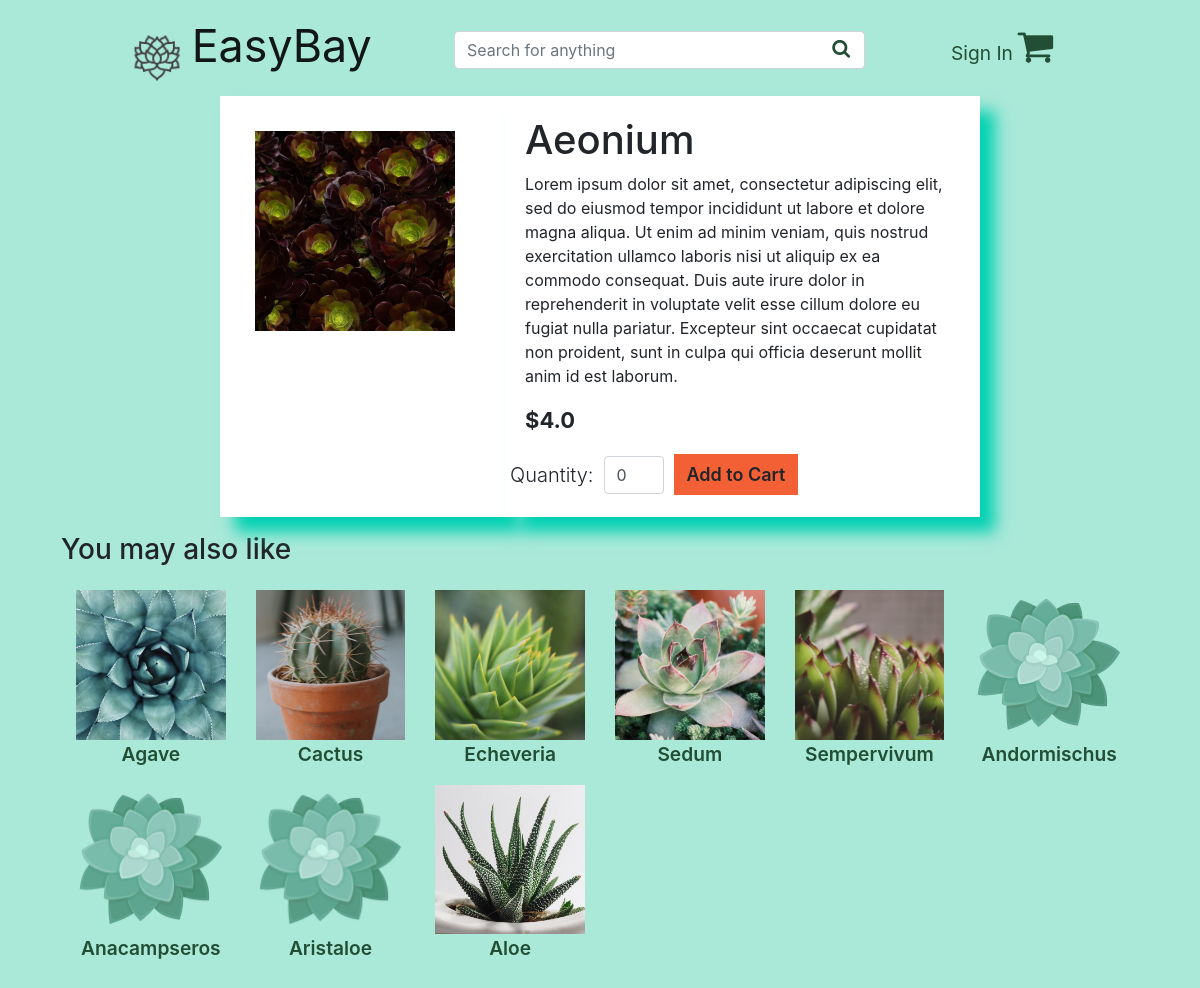
/succulents/1/, run on the app's committed database.
### plant/models.py (models this page shows)
class Plant(models.Model):
    name = models.CharField(max_length=45)
    description = models.TextField()
    price = models.FloatField()
    quantity = models.IntegerField()
    picture = models.FileField(upload_to="plants_images", default='plants_images/default_succulent.png')
    created_at = models.DateTimeField(auto_now_add=True)
    updated_at = models.DateTimeField(auto_now=True)
    objects = PlantManager()

### plant/views.py (the view)
# urls.py: path('<int:plant_id>/', views.view_plant),
def view_plant(request, plant_id):
    if "userid" in request.session.keys():
        context = {
            "plant": Plant.objects.get(id=plant_id),
            "all_succulents": Plant.objects.exclude(id=plant_id),
            "user": User.objects.get(id=request.session["userid"]),
        }
    else:
        context = {
            "plant": Plant.objects.get(id=plant_id),
            "all_succulents": Plant.objects.exclude(id=plant_id),
        }
    return render(request, "plant_page.html", context)

### plant/templates/plant_page.html (shortened to what this page needs)
<!DOCTYPE html>
<html lang="en">
	<head>
		<link
			rel="stylesheet"
			href="https://cdnjs.cloudflare.com/ajax/libs/font-awesome/4.7.0/css/font-awesome.min.css"
		/>
		<link
			rel="stylesheet"
			href="https://cdn.jsdelivr.net/npm/bootstrap@4.6.0/dist/css/bootstrap.min.css"
		/>
		<link
			rel="stylesheet"
			href="https://ajax.googleapis.com/ajax/libs/jqueryui/1.12.1/themes/base/jquery-ui.css"
		/>
		<link rel="stylesheet" href="styles.css" />
		{% load static %}
		<link rel="stylesheet" href="{% static 'all_styles/styles.css' %}" />
	</head>
	<body class="color_body">
		<div class="container">
			<div class="text-center">{% include 'partials/nav.html' %}</div>
			<div class="row">
				<div class="plant_card_picture col col-md-3 offset-md-2"><img class="plant_page_picture" src="{{plant.picture.url}}" alt="{{plant.name}}"></div>
				<div class="plant_card_info col col-md-5">
					<h1>{{plant.name}}</h1>
					<p>{{plant.description}}</p>
					<p class="price">${{plant.price}}</p>
					<form method="POST" action="add-item/" class="form-inline">
						<div class="form-group row">
						<label for="quantity" class="col-form-label">Quantity:</label>
					<input id="quantity" class="form-control" type="number" value="0" min="0" name="quantity">
					<button type="submit" class="btn form_button">Add to Cart</button>
				</div>
				</form>
				</div>
			</div>
			{% include 'partials/you_may_also_like.html' %}
		</div>
	</body>
</html>

### plant/templates/partials/you_may_also_like.html
<div class="row m-3"><h3>You may also like</h3></div>
<div class="row m-3">
	{% for succulent in all_succulents %}
					<div class="col-lg-2 col-md-4 col-sm-6 col-xs-6">
						<a href="/succulents/{{succulent.id}}/">
							<img src="{{succulent.picture.url}}" alt="{{succulent.name}}" />
							<p class="succulent_name">{{succulent.name}}</p>
						</a>
					</div>
	{% endfor %}
</div>

### static_files/css/styles.css (style rules this page uses)
* { vertical-align: baseline; font-weight: inherit; font-family: inherit; font-style: inherit; color: inherit; font-size: 100%; border: 0 none; outline: 0; padding: 0; margin: 0; }
img { width: 100%; object-fit: cover; }
.navbar-light .navbar-nav .nav-link, a { color: #214e34; }
form.form-inline { width: 60%; border-radius: 10px; position: relative; }
.form-control { font-size: 0.8rem; }
p.succulent_name { text-align: center; font-size: 1.2rem; font-weight: 600; }
@media only screen and (min-width: 768px) { .form-control { font-size: 1rem; } }
.form-group.row label { font-weight: 300; font-size: 20px; }
form .form_button, p .form_button { font-size: 18px; font-weight: 600; background-color: #f46036; border-color: #f46036; border-radius: 0; }
.color_body { background-color: #aae8d8; }
.plant_page_picture { width: 200px; height: 200px; object-fit: cover; margin: 15px; }
#quantity { margin: 0 10px; width: 60px; }
.plant_card_picture, .plant_card_info { background-color: #fff; box-shadow: 15px 15px 15px #00d1b2; padding:20px; display: inline-block; }
.price { font-size: 22px; font-weight: 700; }

### data on the page
Plant: picture (picture), name "Aeonium", description "Lorem ipsum dolor sit amet, consectetur adipiscing elit, sed do eiusmod tempor incididunt ut labore et dolore magna aliqua. Ut enim ad minim veniam, quis nostrud exercitation ullamco laboris nisi ut aliquip ex ea commodo consequat. Duis aute irure dolor in reprehenderit in voluptate velit esse cillum dolore eu fugiat nulla pariatur. Excepteur sint occaecat cupidatat non proident, sunt in culpa qui officia deserunt mollit anim id est laborum.", price "4.0"
Plant: picture (picture), name "Agave"
Plant: picture (picture), name "Cactus"
Plant: picture (picture), name "Echeveria"
Plant: picture (picture), name "Sedum"
Plant: picture (picture), name "Sempervivum"
Plant: picture (placeholder picture), name "Andormischus"
Plant: picture (placeholder picture), name "Anacampseros"
Plant: picture (placeholder picture), name "Aristaloe"
Plant: picture (picture), name "Aloe"
